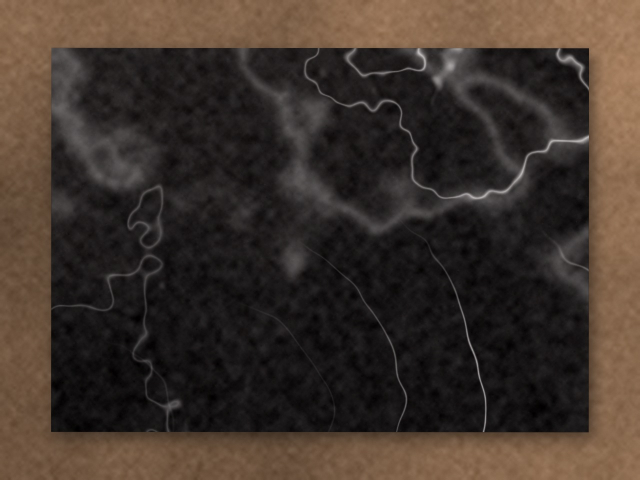
#> input picture reference/img_011__B04A_nero_reference.jpg, 1280 x 960 px (shown at 1/2 size); its folder holds only this picture in this run
$ jupyter execute --allow-errors image_matching_challenge.ipynb
#> lines starting #> are read from the running program, lines starting #| are printed output that depends on the picture
# NMG Image Matching Challenge
## Fine-Grained Identification of Natural Stone Slabs

### Problem Statement
Natural stone slabs cut from the same quarry block look like nearly identical 'twins' (similar veining, identical base color). However, for inventory and architectural installations, we must determine whether two photos show the **exact same physical piece** — even under real-world distortions:
- 🔄 **Rotation & Scale** (different orientation or zoom level)
- 📐 **Viewpoint Changes** (photographed from an angled perspective)
- 💡 **Lighting Variations** (shadows, harsh warehouse lighting, glare)
- 📦 **Occlusion** (partially covered slabs)

---

### Pipeline Architecture
```
┌─────────────────────────┐     ┌─────────────────────────┐
│     Reference Image     │     │       Query Image       │
└────────────┬────────────┘     └────────────┬────────────┘
             │                               │
             ▼                               ▼
     [1. Preprocessing: Resize (800px) + CLAHE Contrast Enhancement]
             │                               │
             ▼                               ▼
     [2. Feature Detection & Description: SIFT / ORB / AKAZE / BRISK]
             │                               │
             └───────────────┬───────────────┘
                             ▼
     [3. Feature Matching: k-NN (k=2) + Lowe's Ratio Test (0.75)]
                             │
                             ▼
     [4. Geometric Verification: RANSAC Homography (5.0px) → Inlier Count]
                             │
                             ▼
     [5. Decision Rule: Inliers ≥ 40 → SAME | 15–39 → SIMILAR | < 15 → DIFFERENT]
```

## Step 1: Environment Setup & Configuration

[cell 1]
import cv2
import numpy as np
import matplotlib.pyplot as plt
import pandas as pd
from pathlib import Path
import time
import warnings
warnings.filterwarnings('ignore')

print(f"OpenCV version : {cv2.__version__}")
print(f"NumPy version  : {np.__version__}")
print(f"Pandas version : {pd.__version__}")

# ── Paths ─────────────────────────────────────────────────────────────
BASE_DIR = Path(r'D:\Intern_Assignment_Dataset\Intern_Assignment_Dataset')
REF_DIR  = BASE_DIR / 'reference'
QRY_DIR  = BASE_DIR / 'queries'
OUT_DIR  = BASE_DIR / 'output'
OUT_DIR.mkdir(exist_ok=True)

# ── Core Pipeline Hyperparameters ─────────────────────────────────────
RESIZE_LONG_SIDE = 800          # Normalize long edge to 800px (speed vs feature detail sweet spot)
RATIO_THRESHOLD  = 0.75         # Lowe's ratio test (filter out ambiguous/repetitive textures)
RANSAC_REPROJ    = 5.0          # RANSAC reprojection error threshold (5px tolerance circle)
SAME_THRESHOLD   = 40           # Verified inliers >= 40 → SAME physical piece
SIMILAR_THRESHOLD= 15           # Verified inliers >= 15 → SIMILAR (quarry twin / lookalike)
CLAHE_CLIP_LIMIT = 2.0          # Local contrast enhancement clip limit (boosts faint veins)
CLAHE_GRID_SIZE  = (8, 8)       # Tile grid for adaptive histogram equalization

print("\nPipeline initialized successfully ✓")

## Step 2: Dataset Loading & Ground Truth Construction

The dataset contains:
- **5 Reference Images** (catalog master images)
- **20 Query Images** (captured under varying real-world conditions)
- **100 Total Comparisons** ($5 \times 20$ pairs)

The piece code in the filename (e.g. `B01A`, `B02B`) designates the ground truth:
- Matching piece codes (e.g. `B01A` == `B01A`) $\rightarrow$ **SAME** (10 pairs total)
- Same block, different slab (e.g. `B01A` vs `B01B`) $\rightarrow$ **LOOKALIKE** (10 pairs total)
- Entirely different stone (e.g. `B01A` vs `B05A`) $\rightarrow$ **DIFFERENT** (80 pairs total)

[cell 2]
def get_piece_code(filepath: Path) -> str:
    """Extract piece identifier (e.g., B01A, B05B) from the filename."""
    parts = filepath.stem.split('__')
    if len(parts) > 1:
        return parts[1].split('_')[0]
    return 'UNKNOWN'

# [12 lines left out: functions get_block_code, get_condition, not called in this run]

def get_ground_truth(ref_path: Path, qry_path: Path) -> str:
    """Determine ground truth label between reference and query."""
    return 'SAME' if get_piece_code(ref_path) == get_piece_code(qry_path) else 'NOT_SAME'

# Load image paths
ref_files = sorted(REF_DIR.glob('*.jpg'))
qry_files = sorted(QRY_DIR.glob('*.jpg'))

all_pairs = []
for r in ref_files:
    for q in qry_files:
        all_pairs.append({
            'ref'       : r,
            'query'     : q,
            'ref_code'  : get_piece_code(r),
            'qry_code'  : get_piece_code(q),
            'ref_block' : get_block_code(r),
            'qry_block' : get_block_code(q),
            'condition' : get_condition(q),
            'gt'        : get_ground_truth(r, q)
        })

gt_df = pd.DataFrame(all_pairs)
print(f"Loaded {len(ref_files)} references and {len(qry_files)} queries ({len(gt_df)} pairs).")
print("\nGround Truth Distribution:")
#> (the rest of this cell did not finish here and is left out)

## Step 3: Dataset Visualization

Let's visualize the 5 reference stones alongside sample query stones under difficult imaging conditions.

[cell 3]
def load_preview(filepath: Path, target_size: int = 400):
#> called with target_size = 400
    img = cv2.imread(str(filepath))
#> img is the input picture: shape (960, 1280, 3); mean B, G, R 44.2, 51.8, 63.2
    img = cv2.cvtColor(img, cv2.COLOR_BGR2RGB)
    h, w = img.shape[:2]
#> h = 960; w = 1280
    scale = target_size / max(h, w)
#> scale = 0.312
    return cv2.resize(img, (int(w * scale), int(h * scale)))
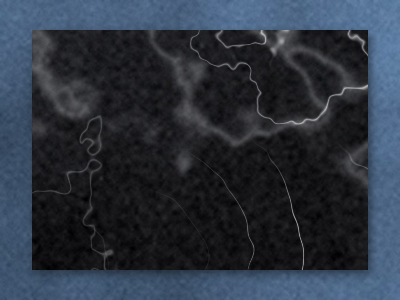
#> returned value: shape (300, 400, 3); mean of channels 0, 1, 2 63.2, 51.7, 44.1; drawn as B, G, R

fig, axes = plt.subplots(2, 5, figsize=(20, 8))
fig.suptitle('Dataset Gallery: References (Top Row) vs Sample Queries (Bottom Row)', fontsize=15, fontweight='bold')

# Top row: 5 References
for i, r in enumerate(ref_files):
    axes[0, i].imshow(load_preview(r))
    axes[0, i].set_title(f"REF: {get_piece_code(r)}\n{r.stem.split('__')[-1]}", fontsize=9)
    axes[0, i].axis('off')

# Bottom row: Sample queries from SAME pairs
#> (the rest of this cell did not finish here and is left out)

## Step 4: Core Matching Functions (With CLAHE Improvement)

### Why CLAHE is our pipeline improvement:
Natural marble and granite often have subtle, low-contrast veins or harsh localized shadows.
Standard global histogram equalization washes out fine textures. **CLAHE (Contrast Limited Adaptive Histogram Equalization)** operates on local tiles ($8\times 8$), bringing out crystal structures and vein junctions even in dark or glared photos without amplifying noise.

[cell 4]
def preprocess_image(filepath: Path, long_side: int = RESIZE_LONG_SIDE, apply_clahe: bool = True):
    """Loads image, resizes longest edge to long_side, converts to grayscale, and applies CLAHE."""
#> called with long_side = 800, apply_clahe = True
    img_bgr = cv2.imread(str(filepath))
    h, w = img_bgr.shape[:2]
#> h = 960; w = 1280
    scale = long_side / max(h, w)
#> scale = 0.625
    img_resized = cv2.resize(img_bgr, (int(w * scale), int(h * scale)))
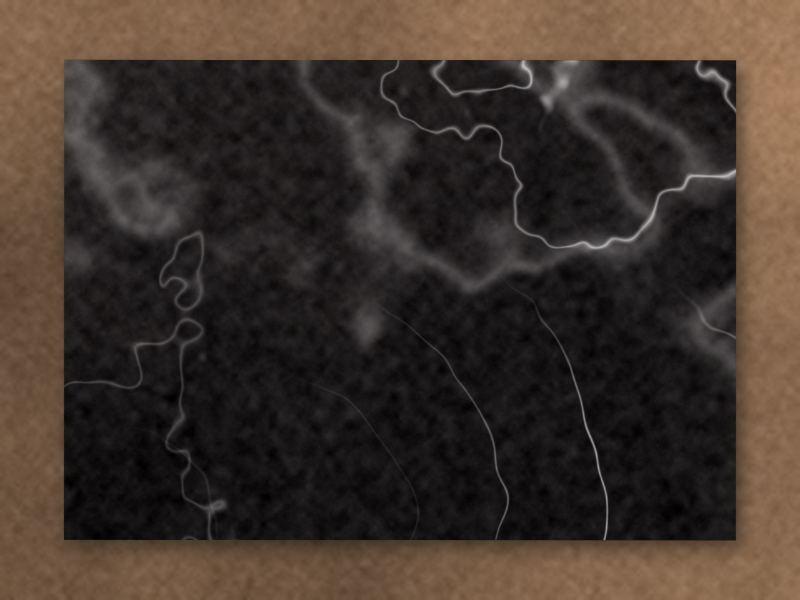
#> img_resized: shape (600, 800, 3); mean B, G, R 44.1, 51.7, 63.2
    gray = cv2.cvtColor(img_resized, cv2.COLOR_BGR2GRAY)
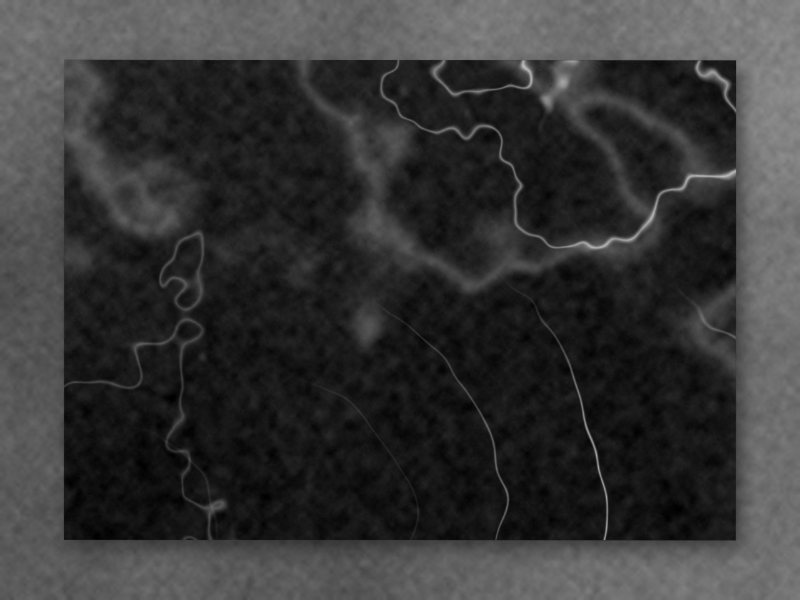
#> gray: shape (600, 800); min 0, max 190, mean 54.3

    if apply_clahe:
        clahe = cv2.createCLAHE(clipLimit=CLAHE_CLIP_LIMIT, tileGridSize=CLAHE_GRID_SIZE)
        processed = clahe.apply(gray)
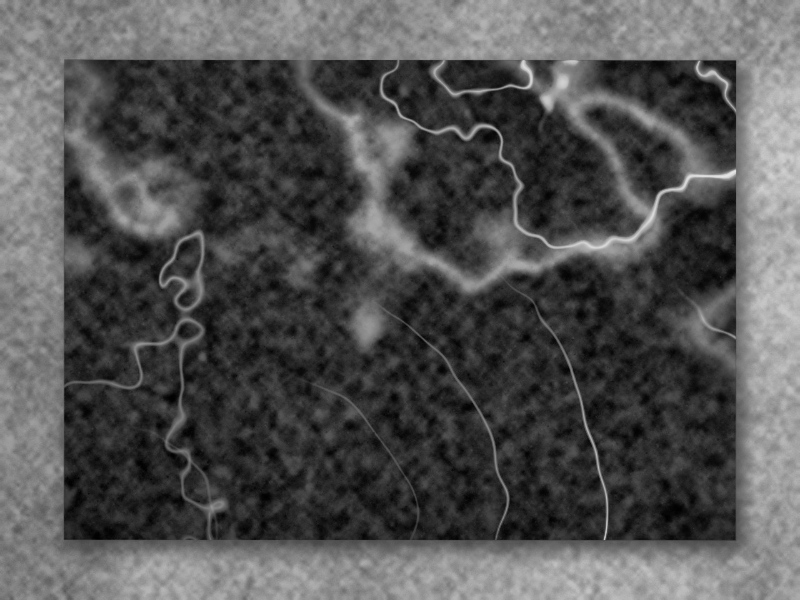
#> processed: shape (600, 800); min 1, max 230, mean 83.1
    else:
        processed = gray

    return img_resized, processed


# [69 lines left out: functions create_detector, match_image_pair, not called in this run]

print("Matching pipeline defined successfully ✓")
